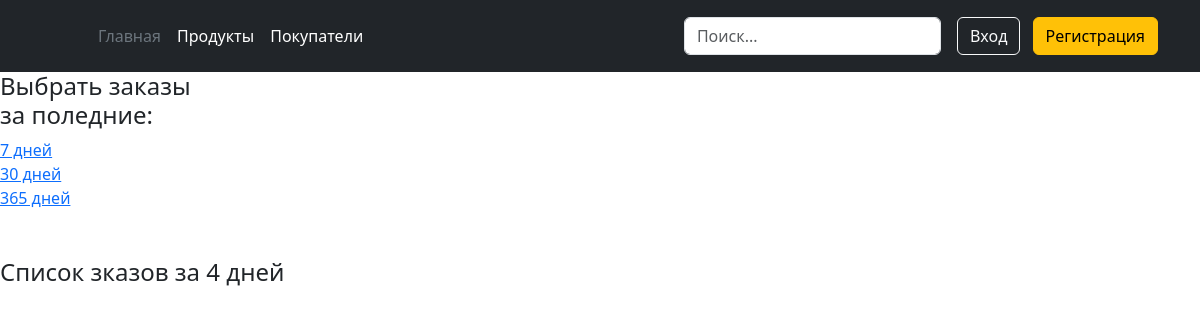
Page /pr/4/4 on the earlier database version.
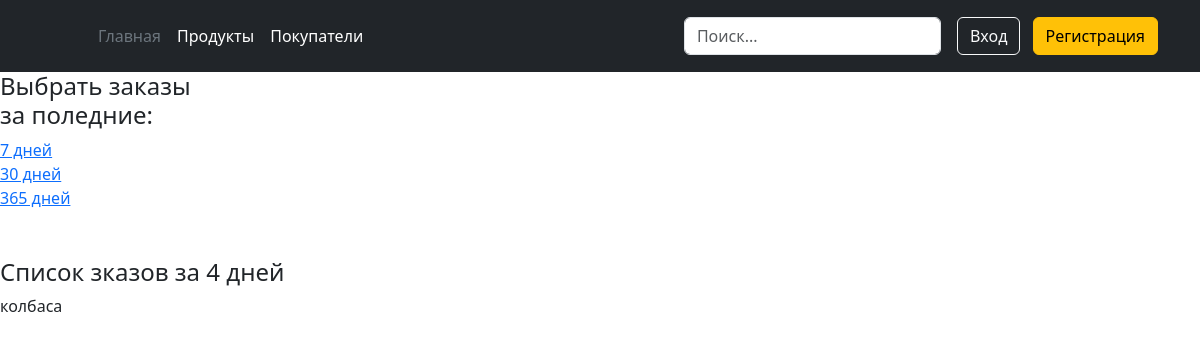
Same page on the later database version.
### app2/models.py (models this page shows, shortened)
class Product(models.Model):
    product_name = models.CharField(max_length=100)
    description = models.TextField()
    price = models.DecimalField(max_digits=8, decimal_places=2, )
    count_product = models.IntegerField()
    date_add = models.DateTimeField(auto_now_add=True)
    img = models.ImageField(upload_to='products_img/', blank=True)
    class Meta:
        verbose_name: str = 'Продукт'
        verbose_name_plural: str = 'Продукты'

### app3/views.py (the view)
# urls.py: path('pr/<int:pk>/<int:days>', views.get_product_in_orders, name='get_pr'),
def get_product_in_orders(request, pk: int, days):
    date = datetime.datetime.now() - datetime.timedelta(minutes=60*24*days)
    orders = Order.objects.filter(customer__pk=pk).filter(date_ordered__gte=date)
    products = set()
    for order in orders:
        for pr in order.products.all():
            products.add(pr)
    context = {'orders': products, 'pk': pk, 'day': days}
    return render(request, 'app3/get_prod_in_order.html', context=context)

### app3/templates/app3/get_prod_in_order.html
{% extends 'app3/basic.html'%}
{% block content %}
<h4>Выбрать заказы<br>за поледние:<br></h4>
<a href="{% url 'get_pr' pk=pk days=7 %}">7 дней <br></a>
<a href="{% url 'get_pr' pk=pk days=30 %}">30 дней <br></a>
<a href="{% url 'get_pr' pk=pk days=365 %}">365 дней <br><br><br></a>
<h4>Список зказов за {{ day }} дней</h4>
{% for order in orders %}
        <p>{{ order.product_name }}  <br></p>
{% endfor %}
{% endblock %}

### app3/templates/app3/basic.html (shortened to what this page needs)
<!DOCTYPE html>
<html lang="en">
<head>
    <link href="https://cdn.jsdelivr.net/npm/bootstrap@5.3.3/dist/css/bootstrap.min.css" rel="stylesheet">
</head>
<header class="p-3 bg-dark text-white">
    <div class="container">
      <div class="d-flex flex-wrap align-items-center justify-content-center justify-content-lg-start">
        <a href="/" class="d-flex align-items-center mb-2 mb-lg-0 text-white text-decoration-none">
          <svg class="bi me-2" width="40" height="32" role="img" aria-label="Bootstrap"><use xlink:href="#bootstrap"></use></svg>
        </a>
        <ul class="nav col-12 col-lg-auto me-lg-auto mb-2 justify-content-center mb-md-0">
            <li><a href="{% url 'index' %}" class="nav-link px-2 text-secondary">Главная</a></li>
            <li><a href="{% url 'all_products' %}" class="nav-link px-2 text-white">Продукты</a></li>
            <li><a href="#" class="nav-link px-2 text-white">Покупатели</a></li>
        </ul>
        <form class="col-12 col-lg-auto mb-3 mb-lg-0 me-lg-3">
          <input type="search" class="form-control form-control-dark" placeholder="Поиск..." aria-label="Поиск">
        </form>
        <div class="text-end">
            <a href="#"><button type="button" class="btn btn-outline-light me-2">Вход</button></a>
          <button type="button" class="btn btn-warning">Регистрация</button>
        </div>
      </div>
    </div>
  </header>
<body>
{% block content %}
{% endblock %}
</body>
</html>

Differences in the rows shown:
now on this page (row edited): Product: product_name "колбаса"
